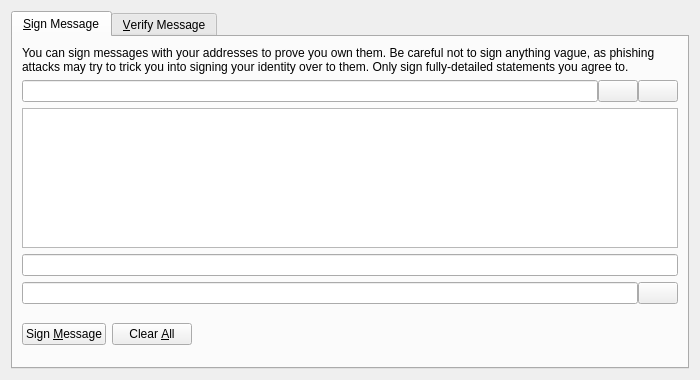
<?xml version="1.0" encoding="UTF-8"?>
<ui version="4.0">
 <class>SignVerifyMessageDialog</class>
 <widget class="QDialog" name="SignVerifyMessageDialog">
  <property name="geometry">
   <rect>
    <x>0</x>
    <y>0</y>
    <width>700</width>
    <height>380</height>
   </rect>
  </property>
  <property name="windowTitle">
   <string>Signatures - Sign / Verify a Message</string>
  </property>
  <property name="modal">
   <bool>true</bool>
  </property>
  <layout class="QVBoxLayout" name="verticalLayout">
   <item>
    <widget class="QTabWidget" name="tabWidget">
     <property name="currentIndex">
      <number>0</number>
     </property>
     <widget class="QWidget" name="tabSignMessage">
      <attribute name="title">
       <string>&amp;Sign Message</string>
      </attribute>
      <layout class="QVBoxLayout" name="verticalLayout_SM">
       <item>
        <widget class="QLabel" name="infoLabel_SM">
         <property name="text">
          <string>You can sign messages with your addresses to prove you own them. Be careful not to sign anything vague, as phishing attacks may try to trick you into signing your identity over to them. Only sign fully-detailed statements you agree to.</string>
         </property>
         <property name="textFormat">
          <enum>Qt::PlainText</enum>
         </property>
         <property name="wordWrap">
          <bool>true</bool>
         </property>
        </widget>
       </item>
       <item>
        <layout class="QHBoxLayout" name="horizontalLayout_1_SM">
         <property name="spacing">
          <number>0</number>
         </property>
         <item>
          <widget class="QValidatedLineEdit" name="addressIn_SM">
           <property name="toolTip">
            <string>The address to sign the message with (e.g. mNS17iag9jJgTHD1VXjvLCEnZuQ3rJDE9L)</string>
           </property>
           <property name="maxLength">
            <number>34</number>
           </property>
          </widget>
         </item>
         <item>
          <widget class="QPushButton" name="addressBookButton_SM">
           <property name="toolTip">
            <string>Choose an address from the address book</string>
           </property>
           <property name="text">
            <string/>
           </property>
           <property name="icon">
            <iconset resource="../bitcoin.qrc">
             <normaloff>:/icons/address-book</normaloff>:/icons/address-book</iconset>
           </property>
           <property name="shortcut">
            <string>Alt+A</string>
           </property>
           <property name="autoDefault">
            <bool>false</bool>
           </property>
          </widget>
         </item>
         <item>
          <widget class="QPushButton" name="pasteButton_SM">
           <property name="toolTip">
            <string>Paste address from clipboard</string>
           </property>
           <property name="text">
            <string/>
           </property>
           <property name="icon">
            <iconset resource="../bitcoin.qrc">
             <normaloff>:/icons/editpaste</normaloff>:/icons/editpaste</iconset>
           </property>
           <property name="shortcut">
            <string>Alt+P</string>
           </property>
           <property name="autoDefault">
            <bool>false</bool>
           </property>
          </widget>
         </item>
        </layout>
       </item>
       <item>
        <widget class="QPlainTextEdit" name="messageIn_SM">
         <property name="toolTip">
          <string>Enter the message you want to sign here</string>
         </property>
        </widget>
       </item>
       <item>
        <widget class="QValidatedLineEdit" name="pubkeyOut_SM">
         <property name="toolTip">
          <string>The public key used to sign the message</string>
         </property>
         <property name="maxLength">
          <number>130</number>
         </property>
        </widget>
       </item>
       <item>
        <layout class="QHBoxLayout" name="horizontalLayout_2_SM">
         <property name="spacing">
          <number>0</number>
         </property>
         <item>
          <widget class="QLineEdit" name="signatureOut_SM">
           <property name="font">
            <font>
             <italic>true</italic>
            </font>
           </property>
           <property name="readOnly">
            <bool>true</bool>
           </property>
          </widget>
         </item>
         <item>
          <widget class="QPushButton" name="copySignatureButton_SM">
           <property name="toolTip">
            <string>Copy the current signature to the system clipboard</string>
           </property>
           <property name="text">
            <string/>
           </property>
           <property name="icon">
            <iconset resource="../bitcoin.qrc">
             <normaloff>:/icons/editcopy</normaloff>:/icons/editcopy</iconset>
           </property>
           <property name="autoDefault">
            <bool>false</bool>
           </property>
          </widget>
         </item>
        </layout>
       </item>
       <item>
        <layout class="QHBoxLayout" name="horizontalLayout_3_SM">
         <item>
          <widget class="QPushButton" name="signMessageButton_SM">
           <property name="toolTip">
            <string>Sign the message to prove you own this uacoin address</string>
           </property>
           <property name="text">
            <string>Sign &amp;Message</string>
           </property>
           <property name="icon">
            <iconset resource="../bitcoin.qrc">
             <normaloff>:/icons/edit</normaloff>:/icons/edit</iconset>
           </property>
           <property name="autoDefault">
            <bool>false</bool>
           </property>
          </widget>
         </item>
         <item>
          <widget class="QPushButton" name="clearButton_SM">
           <property name="toolTip">
            <string>Reset all sign message fields</string>
           </property>
           <property name="text">
            <string>Clear &amp;All</string>
           </property>
           <property name="icon">
            <iconset resource="../bitcoin.qrc">
             <normaloff>:/icons/remove</normaloff>:/icons/remove</iconset>
           </property>
           <property name="autoDefault">
            <bool>false</bool>
           </property>
          </widget>
         </item>
         <item>
          <spacer name="horizontalSpacer_1_SM">
           <property name="orientation">
            <enum>Qt::Horizontal</enum>
           </property>
           <property name="sizeHint" stdset="0">
            <size>
             <width>40</width>
             <height>48</height>
            </size>
           </property>
          </spacer>
         </item>
         <item>
          <widget class="QLabel" name="statusLabel_SM">
           <property name="font">
            <font>
             <weight>75</weight>
             <bold>true</bold>
            </font>
           </property>
           <property name="text">
            <string/>
           </property>
           <property name="wordWrap">
            <bool>true</bool>
           </property>
          </widget>
         </item>
         <item>
          <spacer name="horizontalSpacer_2_SM">
           <property name="orientation">
            <enum>Qt::Horizontal</enum>
           </property>
           <property name="sizeHint" stdset="0">
            <size>
             <width>40</width>
             <height>48</height>
            </size>
           </property>
          </spacer>
         </item>
        </layout>
       </item>
      </layout>
     </widget>
     <widget class="QWidget" name="tabVerifyMessage">
      <attribute name="title">
       <string>&amp;Verify Message</string>
      </attribute>
      <layout class="QVBoxLayout" name="verticalLayout_VM">
       <item>
        <widget class="QLabel" name="infoLabel_VM">
         <property name="text">
          <string>Enter the message (ensure you copy line breaks, spaces, tabs, etc. exactly), signing public key and signature below to verify the message. Be careful not to read more into the signature than what is in the signed message itself, to avoid being tricked by a man-in-the-middle attack.</string>
         </property>
         <property name="textFormat">
          <enum>Qt::PlainText</enum>
         </property>
         <property name="alignment">
          <set>Qt::AlignLeading|Qt::AlignLeft|Qt::AlignTop</set>
         </property>
         <property name="wordWrap">
          <bool>true</bool>
         </property>
        </widget>
       </item>
       <item>
        <layout class="QHBoxLayout" name="horizontalLayout_1_VM">
         <property name="spacing">
          <number>0</number>
         </property>
        </layout>
       </item>
       <item>
        <widget class="QPlainTextEdit" name="messageIn_VM"/>
       </item>
       <item>
        <widget class="QValidatedLineEdit" name="pubkeyIn_VM">
         <property name="toolTip">
          <string>The public key used to sign the message</string>
         </property>
         <property name="maxLength">
          <number>130</number>
         </property>
        </widget>
       </item>
       <item>
        <widget class="QValidatedLineEdit" name="signatureIn_VM"/>
       </item>
       <item>
        <layout class="QHBoxLayout" name="horizontalLayout_2_VM">
         <item>
          <widget class="QPushButton" name="verifyMessageButton_VM">
           <property name="toolTip">
            <string>Verify the message to ensure it was signed with the specified uacoin address</string>
           </property>
           <property name="text">
            <string>Verify &amp;Message</string>
           </property>
           <property name="icon">
            <iconset resource="../bitcoin.qrc">
             <normaloff>:/icons/transaction_0</normaloff>:/icons/transaction_0</iconset>
           </property>
           <property name="autoDefault">
            <bool>false</bool>
           </property>
          </widget>
         </item>
         <item>
          <widget class="QPushButton" name="clearButton_VM">
           <property name="toolTip">
            <string>Reset all verify message fields</string>
           </property>
           <property name="text">
            <string>Clear &amp;All</string>
           </property>
           <property name="icon">
            <iconset resource="../bitcoin.qrc">
             <normaloff>:/icons/remove</normaloff>:/icons/remove</iconset>
           </property>
           <property name="autoDefault">
            <bool>false</bool>
           </property>
          </widget>
         </item>
         <item>
          <spacer name="horizontalSpacer_1_VM">
           <property name="orientation">
            <enum>Qt::Horizontal</enum>
           </property>
           <property name="sizeHint" stdset="0">
            <size>
             <width>40</width>
             <height>48</height>
            </size>
           </property>
          </spacer>
         </item>
         <item>
          <widget class="QLabel" name="statusLabel_VM">
           <property name="font">
            <font>
             <weight>75</weight>
             <bold>true</bold>
            </font>
           </property>
           <property name="text">
            <string/>
           </property>
           <property name="wordWrap">
            <bool>true</bool>
           </property>
          </widget>
         </item>
         <item>
          <spacer name="horizontalSpacer_2_VM">
           <property name="orientation">
            <enum>Qt::Horizontal</enum>
           </property>
           <property name="sizeHint" stdset="0">
            <size>
             <width>40</width>
             <height>48</height>
            </size>
           </property>
          </spacer>
         </item>
        </layout>
       </item>
      </layout>
     </widget>
    </widget>
   </item>
  </layout>
 </widget>
 <customwidgets>
  <customwidget>
   <class>QValidatedLineEdit</class>
   <extends>QLineEdit</extends>
   <header>qvalidatedlineedit.h</header>
  </customwidget>
 </customwidgets>
 <resources>
  <include location="../bitcoin.qrc"/>
 </resources>
 <connections/>
</ui>
